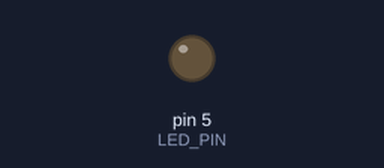
Recording of a sketch running on a simulated Arduino Uno, built with avr-gcc and run on an emulated ATmega328P. On the bench: output pins drawn as LEDs (lit = HIGH).

Above: at 0.05 s.
At 1.2 s:
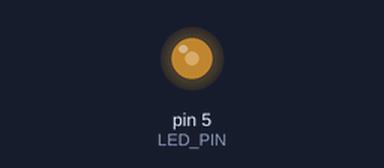
At 2.35 s:
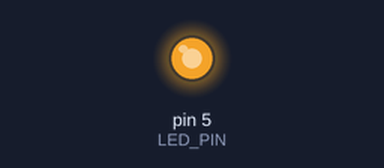
At 4.7 s:
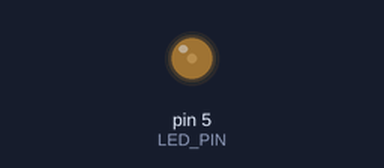
Timing chart, 0 to 6.8 s (numbered marks = the images above):
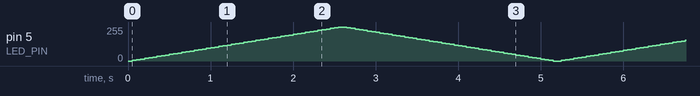

The sketch:

sos.ino.ino
```cpp
const int LED_PIN = 5;

const int WAITTIME = 50;
const int STEP = 5;

void setup(){
    pinMode( LED_PIN, OUTPUT );
}

void loop(){
    int i;

    i = 0;
    while ( i <= 255 ){
        analogWrite( LED_PIN, i );
        delay( WAITTIME );
        i = i + STEP;
    }

    i = 255;
    while ( i >= 0 ){
        analogWrite( LED_PIN, i );
        delay( WAITTIME );
        i = i - STEP;
    }
}
```
